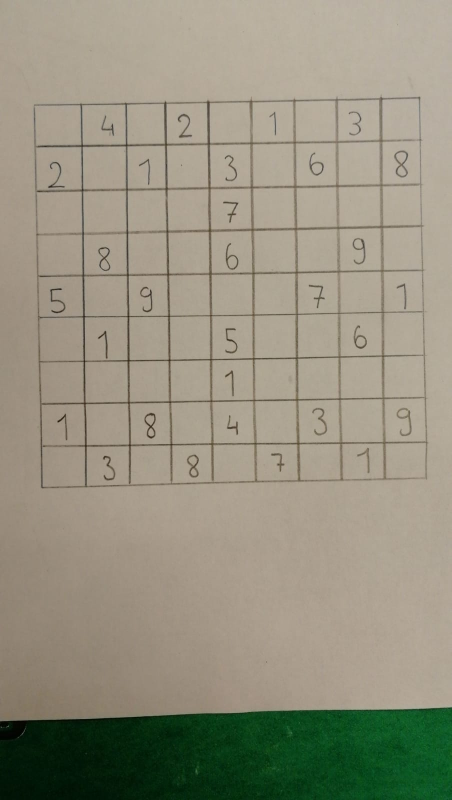
#> input picture exemples/exemple_main2.jpg, 903 x 1600 px, found by its file name (shown at 1/2 size)
$ python transform_photo_grid.py
#> lines starting #> are read from the running program, lines starting #| are printed output that depends on the picture; after the words box and inside, x2 and y2 are one past the last pixel; in counts of white or black regions, pixels touching at a corner belong together
import cv2
import operator
import numpy as np
from matplotlib import pyplot as plt


# [8 lines left out: function plot_many_images, not called in this run]


def show_image(img):
	"""Shows an image until any key is pressed"""
	cv2.imshow('image', img)  # Display the image
	cv2.waitKey(0)  # Wait for any key to be pressed (with the image window active)
	cv2.destroyAllWindows()  # Close all windows


def show_digits(digits, colour=255):
	"""Shows list of 81 extracted digits in a grid format"""
	rows = []
	with_border = [cv2.copyMakeBorder(img.copy(), 1, 1, 1, 1, cv2.BORDER_CONSTANT, None, colour) for img in digits]
	for i in range(9):
		row = np.concatenate(with_border[i * 9:((i + 1) * 9)], axis=1)
		rows.append(row)
	show_image(np.concatenate(rows))


# [41 lines left out: functions convert_when_colour, display_points, display_rects, display_contours, not called in this run]


def pre_process_image(img, skip_dilate=False):
	"""Uses a blurring function, adaptive thresholding and dilation to expose the main features of an image."""

	# Gaussian blur with a kernal size (height, width) of 9.
	# Note that kernal sizes must be positive and odd and the kernel must be square.
	proc = cv2.GaussianBlur(img.copy(), (9, 9), 0)

	# Adaptive threshold using 11 nearest neighbour pixels
	proc = cv2.adaptiveThreshold(proc, 255, cv2.ADAPTIVE_THRESH_GAUSSIAN_C, cv2.THRESH_BINARY, 11, 2)

	# Invert colours, so gridlines have non-zero pixel values.
	# Necessary to dilate the image, otherwise will look like erosion instead.
	proc = cv2.bitwise_not(proc, proc)

	if not skip_dilate:
		# Dilate the image to increase the size of the grid lines.
		kernel = np.array([[0., 1., 0.], [1., 1., 1.], [0., 1., 0.]], np.uint8)
		proc = cv2.dilate(proc, kernel)

	return proc


def find_corners_of_largest_polygon(img):
	"""Finds the 4 extreme corners of the largest contour in the image."""
	contours, h = cv2.findContours(img.copy(), cv2.RETR_EXTERNAL, cv2.CHAIN_APPROX_SIMPLE)  # Find contours
	contours = sorted(contours, key=cv2.contourArea, reverse=True)  # Sort by area, descending
	polygon = contours[0]  # Largest image

	# Use of `operator.itemgetter` with `max` and `min` allows us to get the index of the point
	# Each point is an array of 1 coordinate, hence the [0] getter, then [0] or [1] used to get x and y respectively.

	# Bottom-right point has the largest (x + y) value
	# Top-left has point smallest (x + y) value
	# Bottom-left point has smallest (x - y) value
	# Top-right point has largest (x - y) value
	bottom_right, _ = max(enumerate([pt[0][0] + pt[0][1] for pt in polygon]), key=operator.itemgetter(1))
	top_left, _ = min(enumerate([pt[0][0] + pt[0][1] for pt in polygon]), key=operator.itemgetter(1))
	bottom_left, _ = min(enumerate([pt[0][0] - pt[0][1] for pt in polygon]), key=operator.itemgetter(1))
	top_right, _ = max(enumerate([pt[0][0] - pt[0][1] for pt in polygon]), key=operator.itemgetter(1))

	# Return an array of all 4 points using the indices
	# Each point is in its own array of one coordinate
	return [polygon[top_left][0], polygon[top_right][0], polygon[bottom_right][0], polygon[bottom_left][0]]


def distance_between(p1, p2):
	"""Returns the scalar distance between two points"""
	a = p2[0] - p1[0]
	b = p2[1] - p1[1]
	return np.sqrt((a ** 2) + (b ** 2))


def crop_and_warp(img, crop_rect):
	"""Crops and warps a rectangular section from an image into a square of similar size."""

	# Rectangle described by top left, top right, bottom right and bottom left points
	top_left, top_right, bottom_right, bottom_left = crop_rect[0], crop_rect[1], crop_rect[2], crop_rect[3]

	# Explicitly set the data type to float32 or `getPerspectiveTransform` will throw an error
	src = np.array([top_left, top_right, bottom_right, bottom_left], dtype='float32')

	# Get the longest side in the rectangle
	side = max([
		distance_between(bottom_right, top_right),
		distance_between(top_left, bottom_left),
		distance_between(bottom_right, bottom_left),
		distance_between(top_left, top_right)
	])

	# Describe a square with side of the calculated length, this is the new perspective we want to warp to
	dst = np.array([[0, 0], [side - 1, 0], [side - 1, side - 1], [0, side - 1]], dtype='float32')

	# Gets the transformation matrix for skewing the image to fit a square by comparing the 4 before and after points
	m = cv2.getPerspectiveTransform(src, dst)

	# Performs the transformation on the original image
	return cv2.warpPerspective(img, m, (int(side), int(side)))


def infer_grid(img):
	"""Infers 81 cell grid from a square image."""
	squares = []
	side = img.shape[:1]
	side = side[0] / 9

	# Note that we swap j and i here so the rectangles are stored in the list reading left-right instead of top-down.
	for j in range(9):
		for i in range(9):
			p1 = (i * side, j * side)  # Top left corner of a bounding box
			p2 = ((i + 1) * side, (j + 1) * side)  # Bottom right corner of bounding box
			squares.append((p1, p2))
	return squares


def cut_from_rect(img, rect):
	"""Cuts a rectangle from an image using the top left and bottom right points."""
	return img[int(rect[0][1]):int(rect[1][1]), int(rect[0][0]):int(rect[1][0])]


def scale_and_centre(img, size, margin=0, background=0):
	"""Scales and centres an image onto a new background square."""
	h, w = img.shape[:2]

	def centre_pad(length):
		"""Handles centering for a given length that may be odd or even."""
		if length % 2 == 0:
			side1 = int((size - length) / 2)
			side2 = side1
		else:
			side1 = int((size - length) / 2)
			side2 = side1 + 1
		return side1, side2

	def scale(r, x):
		return int(r * x)

	if h > w:
		t_pad = int(margin / 2)
		b_pad = t_pad
		ratio = (size - margin) / h
		w, h = scale(ratio, w), scale(ratio, h)
		l_pad, r_pad = centre_pad(w)
	else:
		l_pad = int(margin / 2)
		r_pad = l_pad
		ratio = (size - margin) / w
		w, h = scale(ratio, w), scale(ratio, h)
		t_pad, b_pad = centre_pad(h)

	img = cv2.resize(img, (w, h))
	img = cv2.copyMakeBorder(img, t_pad, b_pad, l_pad, r_pad, cv2.BORDER_CONSTANT, None, background)
	return cv2.resize(img, (size, size))


def find_largest_feature(inp_img, scan_tl=None, scan_br=None):
	"""
	Uses the fact the `floodFill` function returns a bounding box of the area it filled to find the biggest
	connected pixel structure in the image. Fills this structure in white, reducing the rest to black.
	"""
	img = inp_img.copy()  # Copy the image, leaving the original untouched
	height, width = img.shape[:2]

	max_area = 0
	seed_point = (None, None)

	if scan_tl is None:
		scan_tl = [0, 0]

	if scan_br is None:
		scan_br = [width, height]

	# Loop through the image
	for x in range(scan_tl[0], scan_br[0]):
		for y in range(scan_tl[1], scan_br[1]):
			# Only operate on light or white squares
			if img.item(y, x) == 255 and x < width and y < height:  # Note that .item() appears to take input as y, x
				area = cv2.floodFill(img, None, (x, y), 64)
				if area[0] > max_area:  # Gets the maximum bound area which should be the grid
					max_area = area[0]
					seed_point = (x, y)

	# Colour everything grey (compensates for features outside of our middle scanning range
	for x in range(width):
		for y in range(height):
			if img.item(y, x) == 255 and x < width and y < height:
				cv2.floodFill(img, None, (x, y), 64)

	mask = np.zeros((height + 2, width + 2), np.uint8)  # Mask that is 2 pixels bigger than the image

	# Highlight the main feature
	if all([p is not None for p in seed_point]):
		cv2.floodFill(img, mask, seed_point, 255)

	top, bottom, left, right = height, 0, width, 0

	for x in range(width):
		for y in range(height):
			if img.item(y, x) == 64:  # Hide anything that isn't the main feature
				cv2.floodFill(img, mask, (x, y), 0)

			# Find the bounding parameters
			if img.item(y, x) == 255:
				top = y if y < top else top
				bottom = y if y > bottom else bottom
				left = x if x < left else left
				right = x if x > right else right

	bbox = [[left, top], [right, bottom]]
	return img, np.array(bbox, dtype='float32'), seed_point


def extract_digit(img, rect, size):
	"""Extracts a digit (if one exists) from a Sudoku square."""

	digit = cut_from_rect(img, rect)  # Get the digit box from the whole square

	# Use fill feature finding to get the largest feature in middle of the box
	# Margin used to define an area in the middle we would expect to find a pixel belonging to the digit
	h, w = digit.shape[:2]
	margin = int(np.mean([h, w]) / 2.5)
	_, bbox, seed = find_largest_feature(digit, [margin, margin], [w - margin, h - margin])
	digit = cut_from_rect(digit, bbox)

	# Scale and pad the digit so that it fits a square of the digit size we're using for machine learning
	w = bbox[1][0] - bbox[0][0]
	h = bbox[1][1] - bbox[0][1]

	# Ignore any small bounding boxes
	if w > 0 and h > 0 and (w * h) > 100 and len(digit) > 0:
		return scale_and_centre(digit, size, 4)
	else:
		return np.zeros((size, size), np.uint8)


def get_digits(img, squares, size):
	"""Extracts digits from their cells and builds an array"""
	digits = []
	img = pre_process_image(img.copy(), skip_dilate=True)
	for square in squares:
		digits.append(extract_digit(img, square, size))
	return digits


def pure_white(digits):
    for i in range(len(digits)):
    	for j in range(len(digits[0])):
    		for k in range(len(digits[0][0])):
    			if digits[i][j][k] > 50:
    				digits[i][j][k] = 255

def pure_black(digits):
    for i in range(len(digits)):
    	for j in range(len(digits[0])):
    		for k in range(len(digits[0][0])):
    			if digits[i][j][k] <= 50:
    				digits[i][j][k] = 0

# [4 lines left out: function rewrite, not called in this run]


def parse_grid(path):
#> called with path = 'exemples\\exemple_main2.jpg'
	original = cv2.imread(path, cv2.IMREAD_GRAYSCALE)
#> original: shape (1600, 903); min 0, max 187, mean 145.1
	processed = pre_process_image(original)
#> in pre_process_image, `proc = cv2.adaptiveThreshold(proc, 255, cv2.ADAPTIVE_THRESH_GAUSSIAN_C..`:
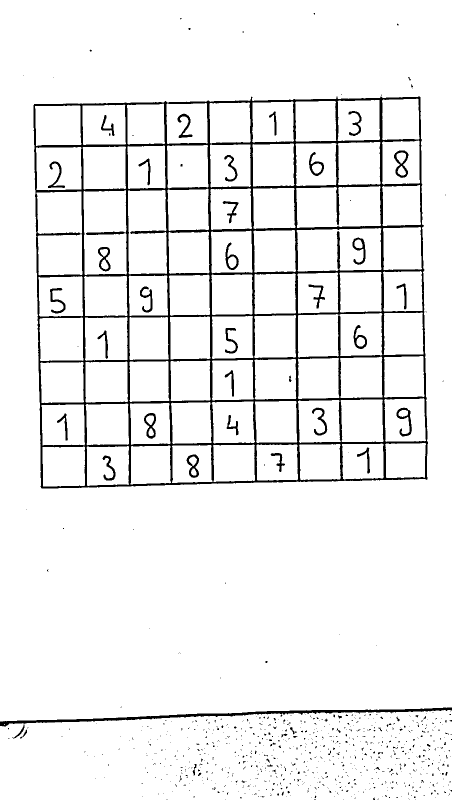
#> proc: shape (1600, 903) (shown at 1/2 size); 94% white; 846 black regions (791 under 20 px), largest, box (x1, y1, x2, y2) and area: (67, 193, 856, 977) 65243, (0, 1415, 903, 1453) 4919, (788, 301, 817, 356) 596
#> in pre_process_image, `proc = cv2.dilate(proc, kernel)`:
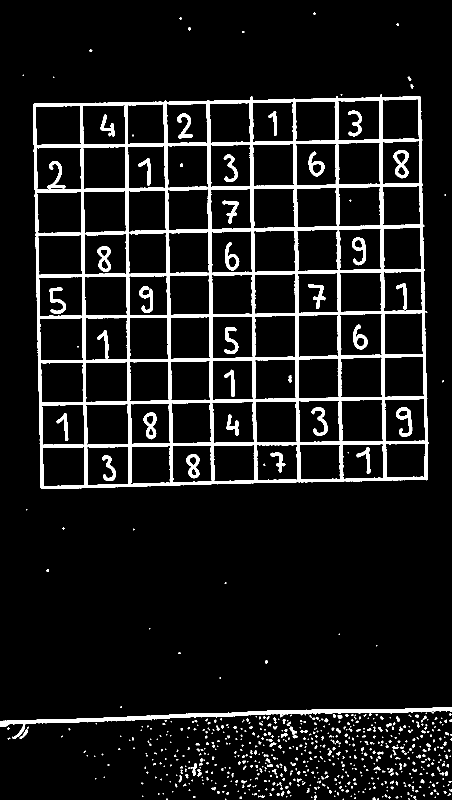
#> proc: shape (1600, 903) (shown at 1/2 size); 9% white; 718 white regions (499 under 20 px)
	corners = find_corners_of_largest_polygon(processed)
#> in find_corners_of_largest_polygon, `contours, h = cv2.findContours(img.copy(), cv2.RETR_EXTERNAL, cv2.CHAI..`: contours = 681 contours, 607 with area under 20; largest, box (x1, y1, x2, y2) and area: (66, 188, 857, 978) 593848, (0, 1414, 903, 1478) 5992, (384, 1527, 394, 1552) 94, (579, 1453, 594, 1470) 85, (39, 1458, 55, 1478) 82; h = 681 rows, first 6: [1, -1, -1, -1], [2, 0, -1, -1], [3, 1, -1, -1], [4, 2, -1, -1], [5, 3, -1, -1], [6, 4, -1, -1]
#> in find_corners_of_largest_polygon, `polygon = contours[0]`: polygon = contour of 617 points, box (x1, y1, x2, y2) (66, 188, 857, 978), area 593848
#> in find_corners_of_largest_polygon, `bottom_right, _ = max(enumerate([pt[0][0] + pt[0][1] for pt in polygon..`: bottom_right = 439
#> in find_corners_of_largest_polygon, `top_left, _ = min(enumerate([pt[0][0] + pt[0][1] for pt in polygon]), ..`: top_left = 134
#> in find_corners_of_largest_polygon, `bottom_left, _ = min(enumerate([pt[0][0] - pt[0][1] for pt in polygon]..`: bottom_left = 269
#> in find_corners_of_largest_polygon, `top_right, _ = max(enumerate([pt[0][0] - pt[0][1] for pt in polygon]),..`: top_right = 601
#> corners = [[68, 207], [841, 194], [854, 959], [81, 975]]
	cropped = crop_and_warp(original, corners)
#> in crop_and_warp, `top_left, top_right, bottom_right, bottom_left = crop_rect[0], crop_re..`: top_left = [68, 207]; top_right = [841, 194]; bottom_right = [854, 959]; bottom_left = [81, 975]
#> in crop_and_warp, `src = np.array([top_left, top_right, bottom_right, bottom_left], dtype..`: src = [[68, 207], [841, 194], [854, 959], [81, 975]]
#> in distance_between, `a = p2[0] - p1[0]`: a = -13
#> in distance_between, `b = p2[1] - p1[1]`: b = -765
#> in crop_and_warp, `side = max([ distance_between(bottom_right, top_right), distance_betwe..`: side = 773.2
#> in crop_and_warp, `dst = np.array([[0, 0], [side - 1, 0], [side - 1, side - 1], [0, side ..`: dst = [[0, 0], [772.2, 0], [772.2, 772.2], [0, 772.2]]
#> in crop_and_warp, `m = cv2.getPerspectiveTransform(src, dst)`: m = [[0.994, -0.0168, -64.14], [0.0169, 1, -209.2], [-5.05e-06, 1.71e-07, 1]]
#> in crop_and_warp, `return cv2.warpPerspective(img, m, (int(side), int(side)))`:
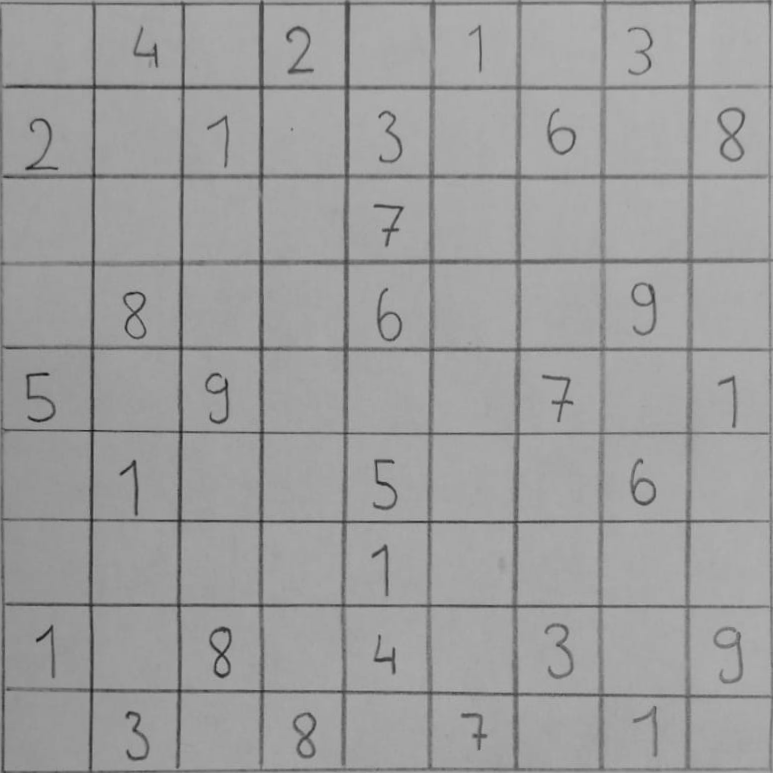
#> returned value: shape (773, 773); min 13, max 183, mean 157.7
	squares = infer_grid(cropped)
#> squares = 81 items
	digits = get_digits(cropped, squares, 28)
#> call 2 of pre_process_image, with skip_dilate = True
#> in pre_process_image (call 2), `proc = cv2.adaptiveThreshold(proc, 255, cv2.ADAPTIVE_THRESH_GAUSSIAN_C..`:
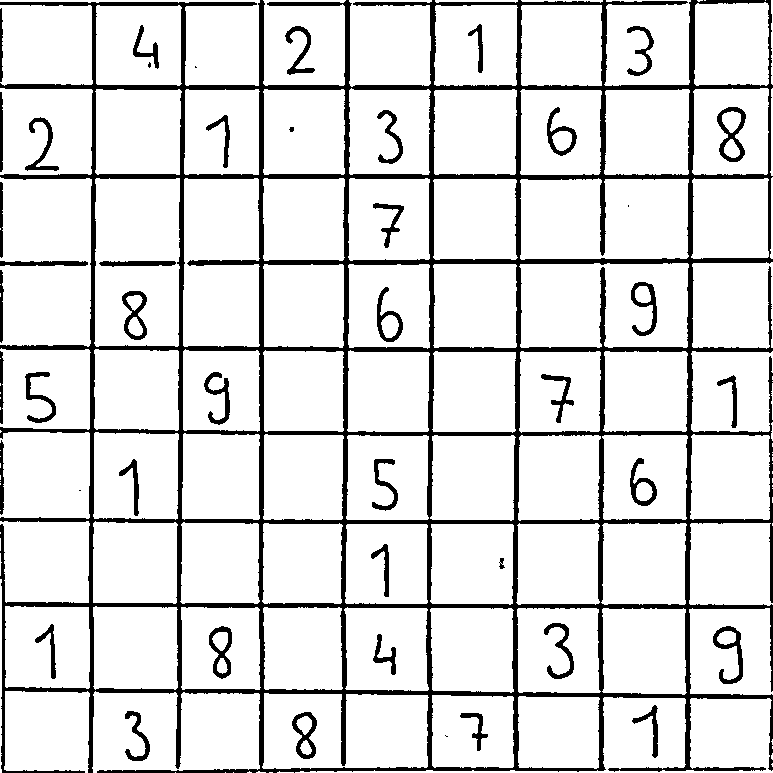
#> proc: shape (773, 773); 87.3% white; 46 black regions (5 under 20 px), largest, box (x1, y1, x2, y2) and area: (0, 0, 773, 773) 61498, (717, 107, 746, 162) 607, (713, 626, 743, 684) 571
#> the loop in get_digits, `for square in squares:` made 81 passes
#> square on passes 1, 3, 5, 7, 9, 11, 15, 17: ((0, 0), (85.89, 85.89)), ((171.8, 0), (257.7, 85.89)), ((343.6, 0), (429.4, 85.89)), ((515.3, 0), (601.2, 85.89)), ((687.1, 0), (773, 85.89)), ((85.89, 85.89), (171.8, 171.8)), ((429.4, 85.89), (515.3, 171.8)), ((601.2, 85.89), (687.1, 171.8))
#> square on passes 38 to 43: ((85.89, 343.6), (171.8, 429.4)), ((171.8, 343.6), (257.7, 429.4)), ((257.7, 343.6), (343.6, 429.4)), ((343.6, 343.6), (429.4, 429.4)), ((429.4, 343.6), (515.3, 429.4)), ((515.3, 343.6), (601.2, 429.4))
#> pass 1, in extract_digit, `digit = cut_from_rect(img, rect)`:
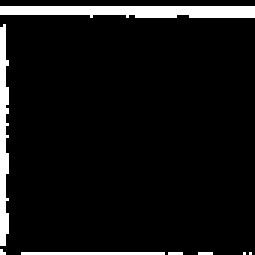
#> digit: shape (85, 85) (shown 3 times larger); 7.3% white; 8 white regions (5 under 20 px), largest, box (x1, y1, x2, y2) and area: (0, 2, 85, 6) 293, (0, 8, 3, 82) 174, (7, 84, 55, 85) 48
	pure_white(digits)
#> the loop in pure_white, `for i in range(len(digits)):` made 81 passes
	pure_black(digits)
#> the loop in pure_black, `for i in range(len(digits)):` made 81 passes
	#rewrite(digits)
	pure_white(digits)
#> the loop in pure_white (call 2), `for i in range(len(digits)):` made 81 passes
	pure_black(digits)
#> the loop in pure_black (call 2), `for i in range(len(digits)):` made 81 passes
	return digits


def is_empty(case):
	rate = 0
	total = 0
	for i in case:
		for j in i:
			if j  > 200: #Case blanche
				rate = rate + 1
			total = total + 1
	return rate/total < 0.01


EX1 = parse_grid('exemples\exemple_main2.jpg')
print([[is_empty(EX1[i+9*j]) for i in range(9)] for j in range(9)])
#> the loop in is_empty, `for i in case:` made 28 passes
#> the loop in is_empty (call 2), `for i in case:` made 28 passes
#> (printed output is left out)
show_digits(EX1)
#> the loop in show_digits, `for i in range(9):` made 9 passes
#> pass 1, in show_digits, `row = np.concatenate(with_border[i * 9:((i + 1) * 9)], axis=1)`:
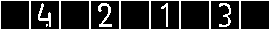
#> row: shape (30, 270); 17.9% white in thin lines or dots
#> in show_image, `cv2.imshow('image', img)`:
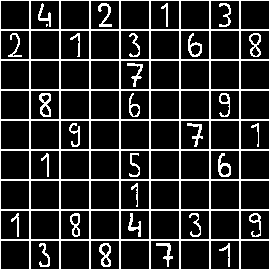
#> window 'image': shape (270, 270); 16.9% white in thin lines or dots
